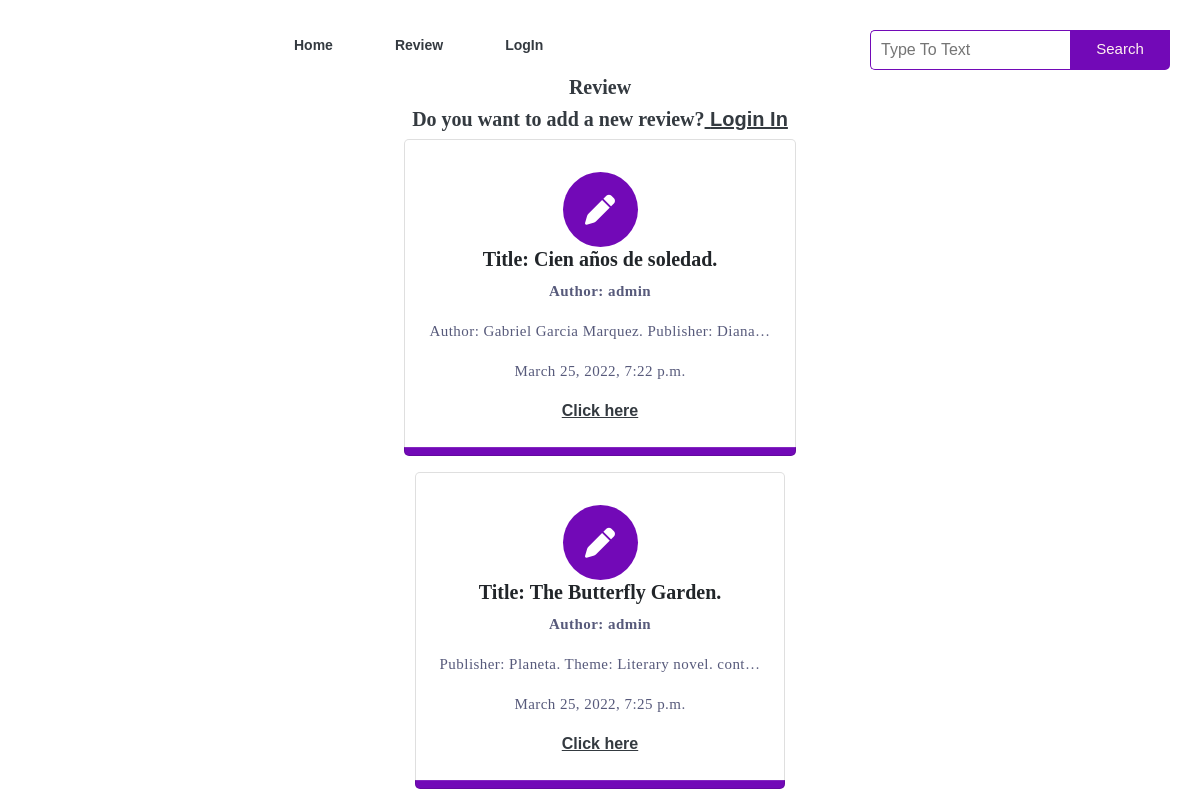
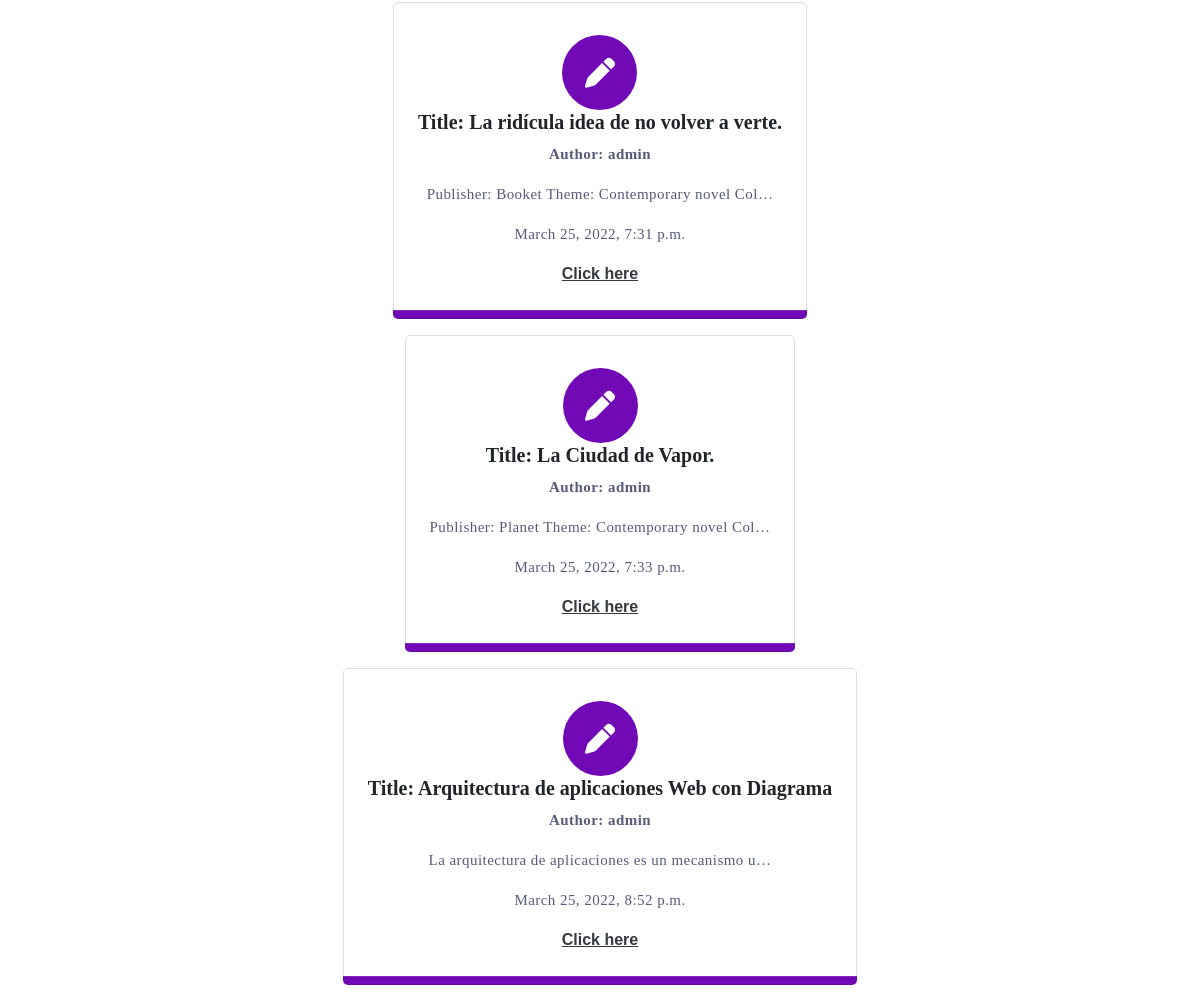
/posts/, run on the app's committed database (2 pictures, top to bottom).
### posts/models.py (models this page shows, shortened)
class Post(models.Model):
    title = models.CharField(max_length=128)
    author = models.ForeignKey(
        get_user_model(),
        on_delete=models.CASCADE
    )
    body = models.TextField()
    created_on = models.DateTimeField(auto_now_add=True)
    theme = models.ForeignKey(
        Theme,
        on_delete=models.CASCADE
    )

### posts/views.py (the view)
# urls.py: path('', PostListView.as_view(), name='posts_list'),
class PostListView(ListView):
    template_name = "posts/list.html"
    model = Post

### templates/posts/list.html (shortened to what this page needs)
{% extends 'base.html' %}
{% load static %}
{% block content %}
<section>
        <h1>Review</h1>
        {% if user.is_authenticated %}
        <h1>Do you want to add a new review?<a href="{% url 'post_new' %}"> Click Here!</a></h1>
        {% else %}
        <h1>Do you want to add a new review?<a href="{% url 'login' %}"> Login In</a></h1>
        {% endif %}
        {% for post in post_list %}
    <div class="row">
        <div class="column" >
            <div class="card">
                <div class="icon-wrapper">
                    <i class="fa-solid fa-pen"></i>
                </div>
                <h3 class="card-title text-dark">Title: {{ post.title }}</h3>
                <p><b> Author: {{ post.author }}</b></p>
                <p>{{post.body|truncatechars:50}}</p>
                <p>{{ post.created_on }}</p>
                <a href="{% url 'post_detail' post.id %} ">Click here</a>
            </div>
        </div>
    </div>
    {% endfor %}
</section>
{% endblock content %}

### templates/base.html (shortened to what this page needs)
{% load static %}
<!DOCTYPE html>
<html lang="en">
<head>
    <link
    href="https://cdn.jsdelivr.net/npm/bootstrap@5.1.3/dist/css/bootstrap.min.css"
    rel="stylesheet"
>
    <link
    rel="stylesheet"
    href="https://cdnjs.cloudflare.com/ajax/libs/font-awesome/6.0.0-beta3/css/all.min.css"/>
    <link href="{% static 'css/home.css' %}" rel="stylesheet">
    <link href="{% static 'css/base.css' %}" rel="stylesheet">
    <link href="{% static 'css/posts.css' %}" rel="stylesheet">
    <link href="{% static 'css/listPosts.css' %}" rel="stylesheet">
    <link href="{% static 'css/detail.css' %}" rel="stylesheet">
    <link href="{% static 'css/login.css' %}" rel="stylesheet">
    <link href="{% static 'css/signup.css' %}" rel="stylesheet">
    <link href="{% static 'css/logged.css' %}" rel="stylesheet">
</head>
    <body>
        <div class="main">
            <div class="navbar">
                <div class="icon">
                </div>
                <div class="menu">
                    <ul>
                        <li><a href="{% url 'home' %}">Home</a></li>
                        <li><a href="{% url 'posts_list' %}">Review</a></li>
                        {% if user.is_authenticated %}
                        <li><a href="{% url 'post_new' %}">Create</a></li>
                        <li><a href="{% url 'logout' %}">LogOut</a></li>
                        {% else %}
                        <li><a href="{% url 'login' %}">LogIn</a></li>
                        {% endif %}
                    </ul>
                </div>
                <div class="search">
                    <input class="srch" type="search" name="" placeholder="Type To Text">
                    <a href="#"><button class="btn-srch">Search</button></a>
                </div>
            </div>
        </div>
        {% block content %}
        {% endblock content %}
    </body>
</html>

### static/css/home.css (style rules this page uses)
* { padding: 0; margin: 0; box-sizing: border-box; font-family: Verdana; }
section { height: 100vh; width: 100%; display: grid; place-items: center; }
.row { display: flex; flex-wrap: wrap; }
.column { width: 100%; padding: 0 1em 1em 1em; text-align: center; }
.card { width: 100%; height: 100%; padding: 2em 1.5em; background: linear-gradient(#ffffff 50%, #7209b7 50%); background-size: 100% 200%; background-position: 0 2.5%; border-radius: 5px; box-shadow: e 0 35px Orgba (0, 0, 0, 0.12); cursor: pointer; }
h1 { font-size: 20px; font-weight: 600; color: #343a40; margin: lem 0; }
p { color: #575a7b; font-size: 17px; line-height: 1.6; letter-spacing: 0.03em; }
.icon-wrapper { background-color: #7209b7; position: relative; margin: auto; font-size: 30px; height: 2.5em; width: 2.5em; color: #ffffff; border-radius: 50%; display: grid; place-items: center; transition: 0.5s; }

### static/css/base.css (style rules this page uses)
* { margin: 0; padding: 0; }
.navbar { width: 1200px; height: 75px; margin: auto; }
.icon { width: 200px; float: left; height: 70px; }
.menu { width: 400px; float: left; height: 70px; }
ul { float: left; display: flex; justify-content: center; align-items: center; }
ul li { list-style: none; margin-left: 62px; margin-top: 27px; font-size: 14px; }
ul li a { text-decoration: none; color: #343a40; font-family: Arial; font-weight: bold; transition: 0.4s ease-in-out; }
.search { width: 330px; float: left; margin-left: 270px; }
.srch { font-family: Arial; width: 200px; height: 40px; background: transparent; border: 1px solid #7209b7; margin-top: 13px; color: #343a40; border-right: none; font-size: 16px; float: left; padding: 10px; border-bottom-left-radius: 5px; border-top-left-radius: 5px; }
.btn-srch { width: 100px; height: 40px; background: #7209b7; border: 2px solid #7209b7; margin-top: 13px; color: rgb(255, 240, 240); font-size: 15px; border-bottom-right-radius: 5px; border-bottom-right-radius: 5px; }

### static/css/listPosts.css (style rules this page uses)
* { padding: 0; margin: 0; box-sizing: border-box; font-family: Verdana; }
section { height: 100vh; width: 100%; display: grid; place-items: center; }
.row { display: flex; flex-wrap: wrap; }
.column { width: 100%; padding: 0 1em 1em 1em; text-align: center; }
.card { width: 100%; height: 100%; padding: 2em 1.5em; background: linear-gradient(#ffffff 50%, #7209b7 50%); background-size: 100% 200%; background-position: 0 2.5%; border-radius: 5px; box-shadow: e 0 35px Orgba (0, 0, 0, 0.12); cursor: pointer; }
h3 { font-size: 20px; font-weight: 600; color: #343a40; margin: lem 0; }
p { color: #575a7b; font-size: 15px; line-height: 1.6; letter-spacing: 0.03em; }
.icon-wrapper { background-color: #7209b7; position: relative; margin: auto; font-size: 30px; height: 2.5em; width: 2.5em; color: #ffffff; border-radius: 50%; display: grid; place-items: center; transition: 0.5s; }

### static/css/detail.css (style rules this page uses)
* { padding: 0; margin: 0; box-sizing: border-box; font-family: Verdana; }
section { height: 100vh; width: 100%; display: grid; place-items: center; }
.row { display: flex; flex-wrap: wrap; }
.column { width: 100%; padding: 0 1em 1em 1em; }
.card { width: 100%; height: 100%; padding: 2em 1.5em; background: linear-gradient(#ffffff 50%, #7209b7 50%); background-size: 100% 200%; background-position: 0 2.5%; border-radius: 5px; box-shadow: e 0 35px Orgba (0, 0, 0, 0.12); cursor: pointer; }
h3 { font-size: 20px; font-weight: 600; color: #343a40; margin: lem 0; }
.icon-wrapper { background-color: #7209b7; position: relative; margin: auto; font-size: 30px; height: 2.5em; width: 2.5em; color: #ffffff; border-radius: 50%; display: grid; place-items: center; transition: 0.5s; }
a { color: #343a40; font-family: Arial; font-weight: bold; transition: 0.4s ease-in-out; text-align: center; }

### data on the page
Post: title "Cien años de soledad.", author "admin", body "Author: Gabriel Garcia Marquez. Publisher: Diana…", created_on "March 25, 2022, 7:22 p.m."
Post: title "The Butterfly Garden.", author "admin", body "Publisher: Planeta. Theme: Literary novel. cont…", created_on "March 25, 2022, 7:25 p.m."
Post: title "La ridícula idea de no volver a verte.", author "admin", body "Publisher: Booket Theme: Contemporary novel Col…", created_on "March 25, 2022, 7:31 p.m."
Post: title "La Ciudad de Vapor.", author "admin", body "Publisher: Planet Theme: Contemporary novel Col…", created_on "March 25, 2022, 7:33 p.m."
Post: title "Arquitectura de aplicaciones Web con Diagrama", author "admin", body "La arquitectura de aplicaciones es un mecanismo u…", created_on "March 25, 2022, 8:52 p.m."
